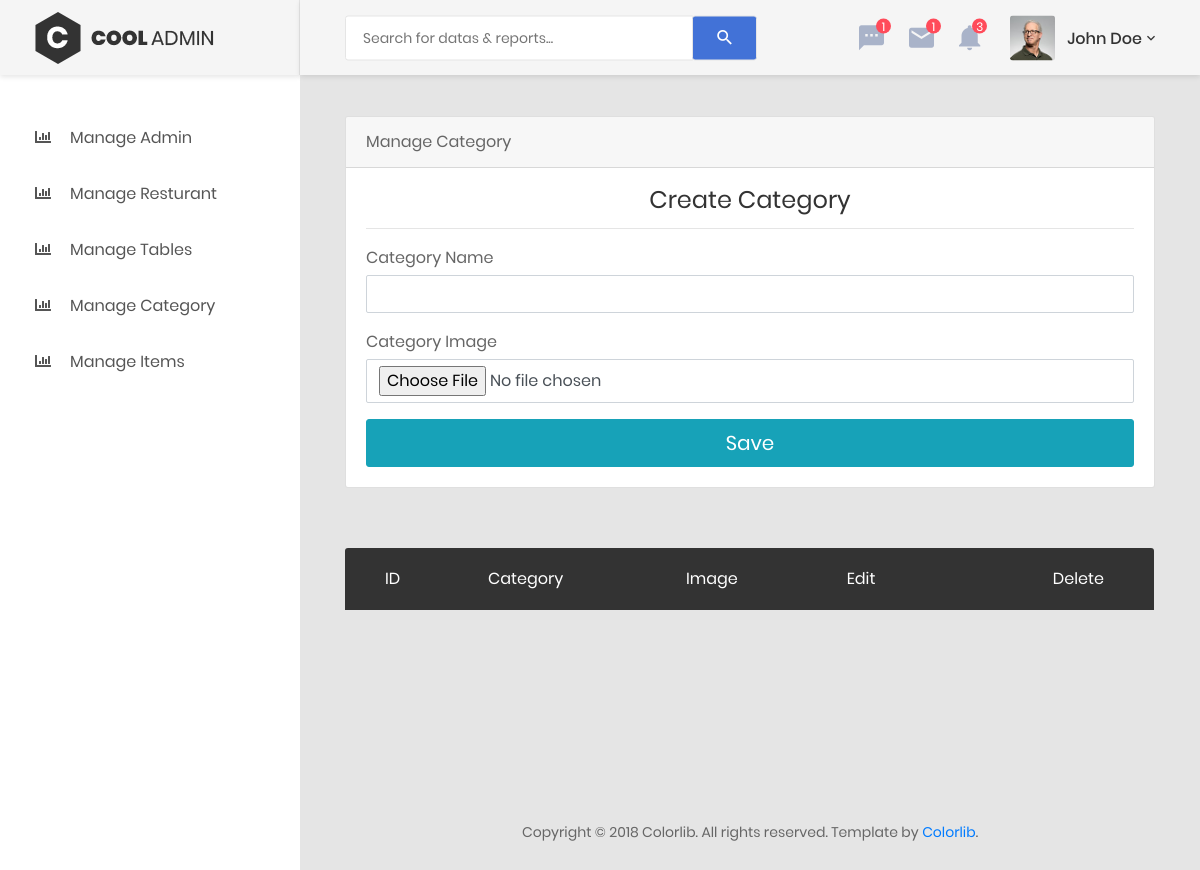
/manage_category.php (signed in), run on an earlier commit of the app's database.
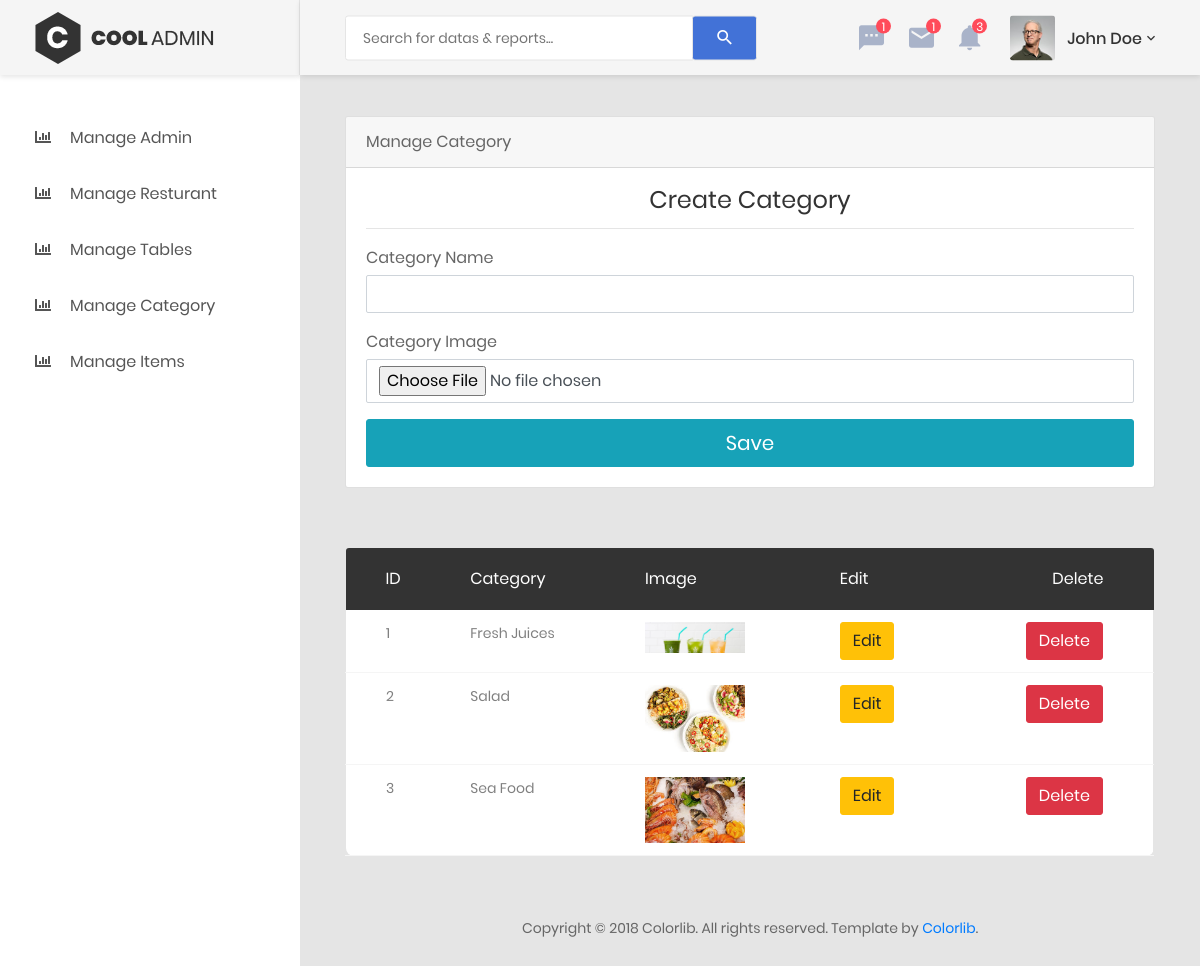
And on a later commit of the database.
### tables this page shows
CREATE TABLE `category` (
  `cat_id` int(3) NOT NULL,
  `cat_name` varchar(50) NOT NULL,
  `cat_image` varchar(50) NOT NULL,
  `rest_id` int(3) NOT NULL
);

### manage_category.php (the view, shortened to what this page needs)
<?php
include('includes/connection.php');
include('includes/admin_header.php');
 ?>
            <div class="main-content">
                <div class="section__content section__content--p30">
                    <div class="container-fluid">
                        <div class="row">
                            <div class="col-lg-12">
                                <div class="card">
                                    <div class="card-header">Manage Category</div>
                                    <div class="card-body">
                                        <div class="card-title">
                                            <h3 class="text-center title-2">Create Category</h3>
                                        </div>
                                        <hr>
                                        <form action="" method="post" enctype="multipart/form-data">
                                            <div class="form-group">
                                                <label for="cc-payment" class="control-label mb-1">Category Name</label>
                                                <input name="category_name" type="text" class="form-control" >
                                            </div>
                                            <div class="form-group">
                                                <label for="cc-payment" class="control-label mb-1">Category Image</label>
                                                <input name="category_image" type="file" class="form-control" >
                                            </div>
                                            <div>
                                                <button name="submit" id="payment-button" type="submit" class="btn btn-lg btn-info btn-block" name="submit">
                                                   Save
                                                </button>
                                            </div>
                                        </form>
                                    </div>
                                </div>
                            </div>
                            </div>
                <div class="row m-t-30">
                            <div class="col-md-12">
                                <div class="table-responsive m-b-40">
                                    <table class="table table-borderless table-data3">
                                        <thead>
                                            <tr>
                                                <th>ID</th>
                                                <th>Category</th>
                                                <th>Image</th>
                                                <th>Edit</th>
                                                <th>Delete</th>
                                            </tr>
                                        </thead>
                                        <tbody>
                                           <?php
                                           $query ="select * from category where rest_id = {$_SESSION['admin_id']}";
                                           $result = mysqli_query($conn,$query);
                                           while($row  = mysqli_fetch_assoc($result)){
                                                echo '<tr>';
                                                echo "<td>{$row['cat_id']}</td>";
                                                echo "<td>{$row['cat_name']}</td>";
                                                echo "<td><img src='images/category/{$row['cat_image']}' width='100' height='160'/></td>";
                                                echo "<td><a href='edit_category.php?id={$row['cat_id']}' class='btn btn-warning'>Edit</a></td>";
                                                echo "<td><a href='delete_category.php?id={$row['cat_id']}' class='btn btn-danger'>Delete</a></td>";
                                                echo '</tr>';
                                           }
                                            ?>
                                        </tbody>
                                    </table>
                                </div>
                            </div>
                        </div>
                          </div>
                    </div>
                </div>
<?php include('includes/admin_footer.php') ?>

### includes/admin_header.php (shortened to what this page needs)
<!DOCTYPE html>
<html lang="en">
<head>
    <link href="css/font-face.css" rel="stylesheet" media="all">
    <link href="vendor/font-awesome-4.7/css/font-awesome.min.css" rel="stylesheet" media="all">
    <link href="vendor/font-awesome-5/css/fontawesome-all.min.css" rel="stylesheet" media="all">
    <link href="vendor/mdi-font/css/material-design-iconic-font.min.css" rel="stylesheet" media="all">
    <link href="vendor/bootstrap-4.1/bootstrap.min.css" rel="stylesheet" media="all">
    <link href="vendor/animsition/animsition.min.css" rel="stylesheet" media="all">
    <link href="vendor/bootstrap-progressbar/bootstrap-progressbar-3.3.4.min.css" rel="stylesheet" media="all">
    <link href="vendor/wow/animate.css" rel="stylesheet" media="all">
    <link href="vendor/css-hamburgers/hamburgers.min.css" rel="stylesheet" media="all">
    <link href="vendor/slick/slick.css" rel="stylesheet" media="all">
    <link href="vendor/select2/select2.min.css" rel="stylesheet" media="all">
    <link href="vendor/perfect-scrollbar/perfect-scrollbar.css" rel="stylesheet" media="all">
    <link href="css/theme.css" rel="stylesheet" media="all">
</head>
<body class="animsition">
    <div class="page-wrapper">
        <aside class="menu-sidebar d-none d-lg-block">
            <div class="logo">
                <a href="#">
                    <img src="images/icon/logo.png" alt="Cool Admin" />
                </a>
            </div>
            <div class="menu-sidebar__content js-scrollbar1">
                <nav class="navbar-sidebar">
                    <ul class="list-unstyled navbar__list">
                        <?php if(isset($_SESSION['admin_type']) == 'admin'){ ?>
                        <li>
                            <a href="manage_admin.php">
                                <i class="fas fa-chart-bar"></i>Manage Admin</a>
                        </li>
                        <li>
                            <a href="manage_resturant.php">
                                <i class="fas fa-chart-bar"></i>Manage Resturant</a>
                        </li>
                    <?php } ?>
                        <li>
                            <a href="manage_tables.php">
                                <i class="fas fa-chart-bar"></i>Manage Tables</a>
                        </li>
                         <li>
                            <a href="manage_category.php">
                                <i class="fas fa-chart-bar"></i>Manage Category</a>
                        </li>
                        <li>
                            <a href="manage_items.php">
                                <i class="fas fa-chart-bar"></i>Manage Items</a>
                        </li>
                    </ul>
                </nav>
            </div>
        </aside>
        <div class="page-container">
            <header class="header-desktop">
                <div class="section__content section__content--p30">
                    <div class="container-fluid">
                        <div class="header-wrap">
                            <form class="form-header" action="" method="POST">
                                <input class="au-input au-input--xl" type="text" name="search" placeholder="Search for datas &amp; reports..." />
                                <button class="au-btn--submit" type="submit">
                                    <i class="zmdi zmdi-search"></i>
                                </button>
                            </form>
                            <div class="header-button">
                                <div class="noti-wrap">
                                    <div class="noti__item js-item-menu">
                                        <i class="zmdi zmdi-comment-more"></i>
                                        <span class="quantity">1</span>
                                    </div>
                                    <div class="noti__item js-item-menu">
                                        <i class="zmdi zmdi-email"></i>
                                        <span class="quantity">1</span>
                                    </div>
                                    <div class="noti__item js-item-menu">
                                        <i class="zmdi zmdi-notifications"></i>
                                        <span class="quantity">3</span>
                                    </div>
                                </div>
                                <div class="account-wrap">
                                    <div class="account-item clearfix js-item-menu">
                                        <div class="image">
                                            <img src="images/icon/avatar-01.jpg" alt="John Doe" />
                                        </div>
                                        <div class="content">
                                            <a class="js-acc-btn" href="#">john doe</a>
                                        </div>
                                    </div>
                                </div>
                            </div>
                        </div>
                    </div>
                </div>
            </header>

### includes/admin_footer.php (shortened to what this page needs)
                <div class="row">
                            <div class="col-md-12">
                                <div class="copyright">
                                    <p>Copyright © 2018 Colorlib. All rights reserved. Template by <a href="https://colorlib.com">Colorlib</a>.</p>
                                </div>
                            </div>
                        </div>
                    </div>
                </div>
</body>
</html>

What changed in the data, as far as the page shows it:
added category: cat_id "1", cat_name "Fresh Juices", cat_image (picture)
added category: cat_id "2", cat_name "Salad", cat_image (picture)
added category: cat_id "3", cat_name "Sea Food", cat_image (picture)
